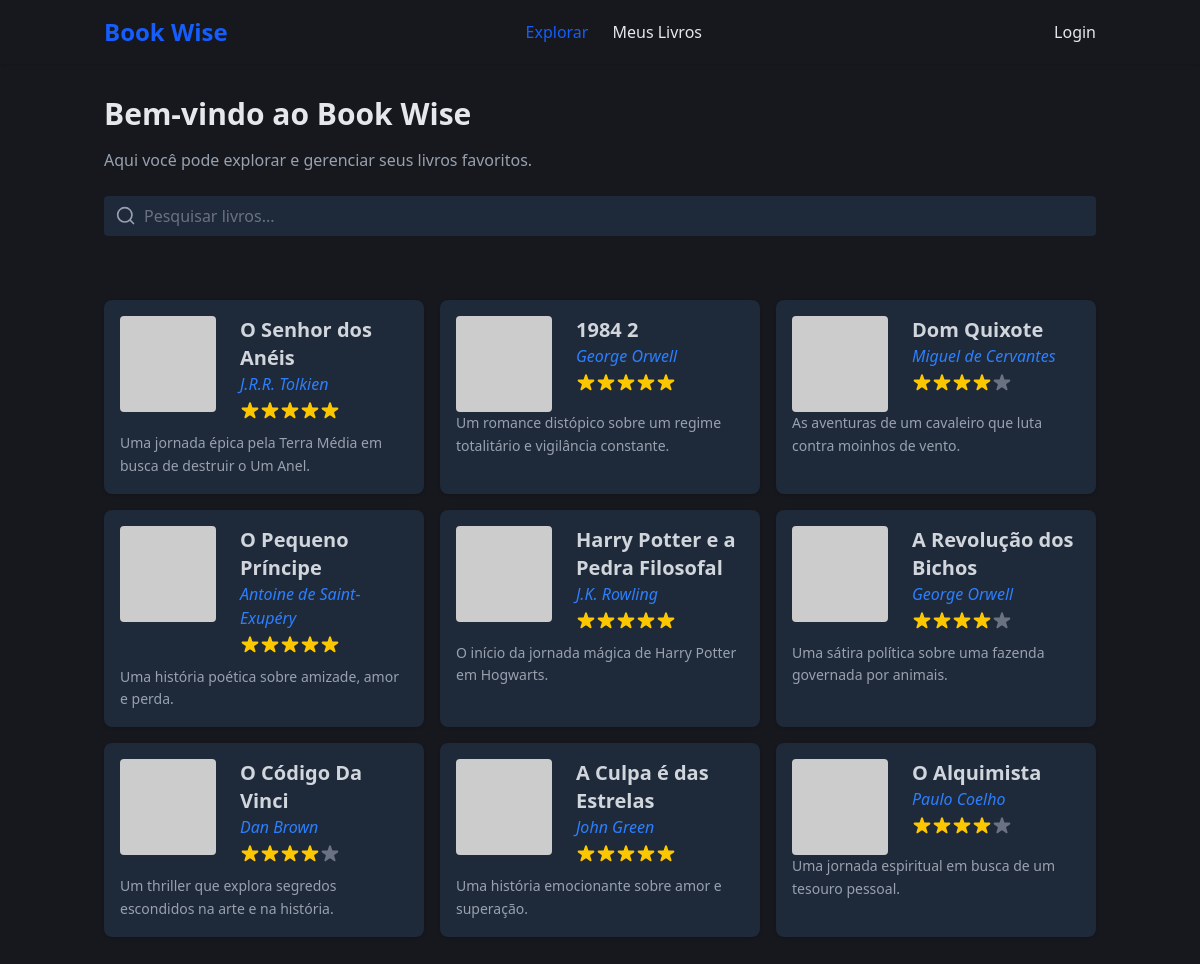
The page / on the database its author committed.
### tables this page shows
CREATE TABLE book (
    id INTEGER PRIMARY KEY AUTOINCREMENT,
    user_id INTEGER,
    title TEXT NOT NULL,
    author TEXT NOT NULL,
    description TEXT,
    cover_image TEXT,
    rating INTEGER DEFAULT 0,
    created_at DATETIME DEFAULT CURRENT_TIMESTAMP,
    
    FOREIGN KEY (user_id) REFERENCES user(id) ON DELETE SET NULL
);

### functions.php (called while the page is built, shortened)
<?php
function view($view, $data = []) {
    require 'views/template/app.php';
}
?>

### controllers/index.controller.php (called while the page is built)
<?php
$livros = (new Dados)->getLivros();
  view('index', array('livros'=> $livros));
?>

### routes.php (called while the page is built, shortened)
<?php
function carregarController()
{
  $controller = str_replace('/','', parse_url($_SERVER['REQUEST_URI'])['path']);
  if (!$controller) $controller = 'index';
  require "controllers/{$controller}.controller.php";
}
carregarController();

### index.php (called while the page is built)
<?php
require 'functions.php';
require 'models/dados.php';
require 'routes.php';
?>

### models/conexao.php (called while the page is built, shortened)
<?php
class Conexao {
    private static $instance = null;
    public static function getInstance()
    {
        if (self::$instance === null) {
            self::$instance = new PDO('sqlite:' . __DIR__ . '/../database.sqlite');
            self::$instance->setAttribute(PDO::ATTR_ERRMODE, PDO::ERRMODE_EXCEPTION);
        }
        $query = self::$instance->query("SELECT name FROM sqlite_master WHERE type='table' AND name='user';");
        return self::$instance;
    }
}
?>

### models/dados.php (called while the page is built, shortened)
<?php
require 'conexao.php';
class Livro
{
    public static function make ($item) {
        $livro = new self();
        $livro->id = $item['id'];
        $livro->title = $item['title'];
        $livro->author = $item['author'];
        $livro->description = $item['description'];
        $livro->image = $item['cover_image'];
        $livro->rating = $item['rating'];
        return $livro;
    }
}
class Dados
{
  private $db;
  public $livros;
    public function __construct()
    {
        $this->db = Conexao::getInstance();
    }
    public function getLivros()
    {
        $query = "SELECT * FROM book";
        $items = $this->db->query($query)->fetchAll(PDO::FETCH_ASSOC);
        foreach ($items as $item) {
            $livro = Livro::make($item);
            $this->livros[] = $livro;
        }
        return $this->livros;
    }
}
?>

### views/index.view.php (the view)
<div class="container mx-auto px-4 py-8">
            <h1 class="text-3xl font-bold text-gray-200 mb-4">Bem-vindo ao Book Wise</h1>
            <p class="text-gray-400">Aqui você pode explorar e gerenciar seus livros favoritos.</p>
            <div class="mt-6">
                <form method="GET" action="explorar.php" class="relative">
                    <input
                        type="text"
                        name="pesquisa"
                        placeholder="Pesquisar livros..."
                        class="w-full bg-gray-800 text-gray-300 placeholder-gray-500 rounded pl-10 pr-4 py-2 focus:outline-none focus:ring-2 focus:ring-blue-600"
                    />
                    <div class="absolute left-3 top-1/2 transform -translate-y-1/2 text-gray-400">
                        <svg class="w-5 h-5" fill="none" stroke="currentColor" viewBox="0 0 24 24">
                            <path stroke-linecap="round" stroke-linejoin="round" stroke-width="2"
                                d="M21 21l-4.35-4.35m0 0A7.5 7.5 0 104.5 4.5a7.5 7.5 0 0012.15 12.15z" />
                        </svg>
                    </div>
                </form>
            </div>
        </div>
        <div class="grid grid-cols-1 md:grid-cols-2 lg:grid-cols-3 gap-4 w-full mx-auto px-4 py-8">
            <?php foreach ($livros as $livro): ?>
            <div class="bg-gray-800 rounded-lg shadow p-4 hover:shadow-lg transition">
                <div class="flex gap-6 items-start">
                    <div class="w-24 h-24 flex-shrink-0 overflow-hidden rounded">
                        <img src="<?=$livro->image?>" alt="<?=$livro->title?>" class="object-cover w-full h-full" />
                    </div>
                    <div class="flex flex-col h-full">
                        <div class="flex-1">
                            <a href="livro?id=<?=$livro->id?>" class="text-xl font-bold text-gray-300 hover:text-green-400"><?=$livro->title?></a>
                            <p class="text-blue-500 font-medium mb-1 italic"><?=$livro->author?></p>
                            <div class="flex items-center mb-3">
                                <?php
                                    $estrelas = $livro->rating;
                                    for ($i = 1; $i <= 5; $i++): ?>
                                    <svg class="w-5 h-5 <?= $i <= $estrelas ? 'text-yellow-400' : 'text-gray-500' ?>" fill="currentColor" viewBox="0 0 20 20">
                                        <path d="M9.049 2.927c.3-.921 1.603-.921 1.902 0l1.286 3.967a1 1 0 00.95.69h4.178c.969 0 1.371 1.24.588 1.81l-3.385 2.46a1 1 0 00-.364 1.118l1.287 3.967c.3.921-.755 1.688-1.54 1.118l-3.385-2.46a1 1 0 00-1.175 0l-3.385 2.46c-.784.57-1.838-.197-1.539-1.118l1.287-3.967a1 1 0 00-.364-1.118L2.049 9.394c-.783-.57-.38-1.81.588-1.81h4.178a1 1 0 00.95-.69l1.286-3.967z" />
                                    </svg>
                                <?php endfor; ?>
                            </div>
                        </div>
                    </div>
                </div>
                <p class="text-gray-400 text-sm leading-relaxed">
                    <?= $livro->description ?>
                </p>
            </div>
            <?php endforeach; ?>
        </div>

### views/template/app.php (shortened to what this page needs)
<!DOCTYPE html>
<html lang="pt-BR">
<head>
    <script src="https://cdn.jsdelivr.net/npm/@tailwindcss/browser@4"></script>
</head>
<body class="bg-[#16181D] text-gray-500 bg-image">
    <?php include 'views/template/inc/header.php'; ?>
    <main class="mx-auto max-w-screen-lg min-h-screen">
        <?php require "views/{$view}.view.php"; ?>
</main>
</body>
</html>

### views/template/inc/header.php (shortened to what this page needs)
<header class="shadow text-gray-200">
    <div class="container max-w-screen-lg mx-auto px-4 py-4 flex justify-between items-center relative">
        <div class="text-2xl font-bold text-blue-600 md:static absolute left-1/2 transform md:transform-none md:left-0 -translate-x-1/2 md:translate-x-0">
            Book Wise
        </div>
        <nav id="menu" class="ml-2 hidden md:flex items-center flex justify-end space-x-6 w-10/12">
    <div class="flex items-center justify-center space-x-6 w-10/12">
        <a href="/" class="<?=$view == 'index' ? '':'hover:'?>text-blue-600 font-medium">Explorar</a>
        <a href="/livros" class="<?=$view == 'livros' ? '':'hover:'?>text-blue-600 font-medium">Meus Livros</a>
    </div>
    <div class="ml-auto">
        <a href="/login" class="<?=$view == 'livros' ? '':'hover:'?>text-blue-600 font-medium">Login</a>
    </div>
</nav>
    </div>
</header>

### rows shown on the page
book: title "O Senhor dos Anéis", author "J.R.R. Tolkien", rating 5 (drawn), description "Uma jornada épica pela Terra Média em busca de destruir o Um Anel."
book: title "1984 2", author "George Orwell", rating 5 (drawn), description "Um romance distópico sobre um regime totalitário e vigilância constante."
book: title "Dom Quixote", author "Miguel de Cervantes", rating 4 (drawn), description "As aventuras de um cavaleiro que luta contra moinhos de vento."
book: title "O Pequeno Príncipe", author "Antoine de Saint-Exupéry", rating 5 (drawn), description "Uma história poética sobre amizade, amor e perda."
book: title "Harry Potter e a Pedra Filosofal", author "J.K. Rowling", rating 5 (drawn), description "O início da jornada mágica de Harry Potter em Hogwarts."
book: title "A Revolução dos Bichos", author "George Orwell", rating 4 (drawn), description "Uma sátira política sobre uma fazenda governada por animais."
book: title "O Código Da Vinci", author "Dan Brown", rating 4 (drawn), description "Um thriller que explora segredos escondidos na arte e na história."
book: title "A Culpa é das Estrelas", author "John Green", rating 5 (drawn), description "Uma história emocionante sobre amor e superação."
book: title "O Alquimista", author "Paulo Coelho", rating 4 (drawn), description "Uma jornada espiritual em busca de um tesouro pessoal."
